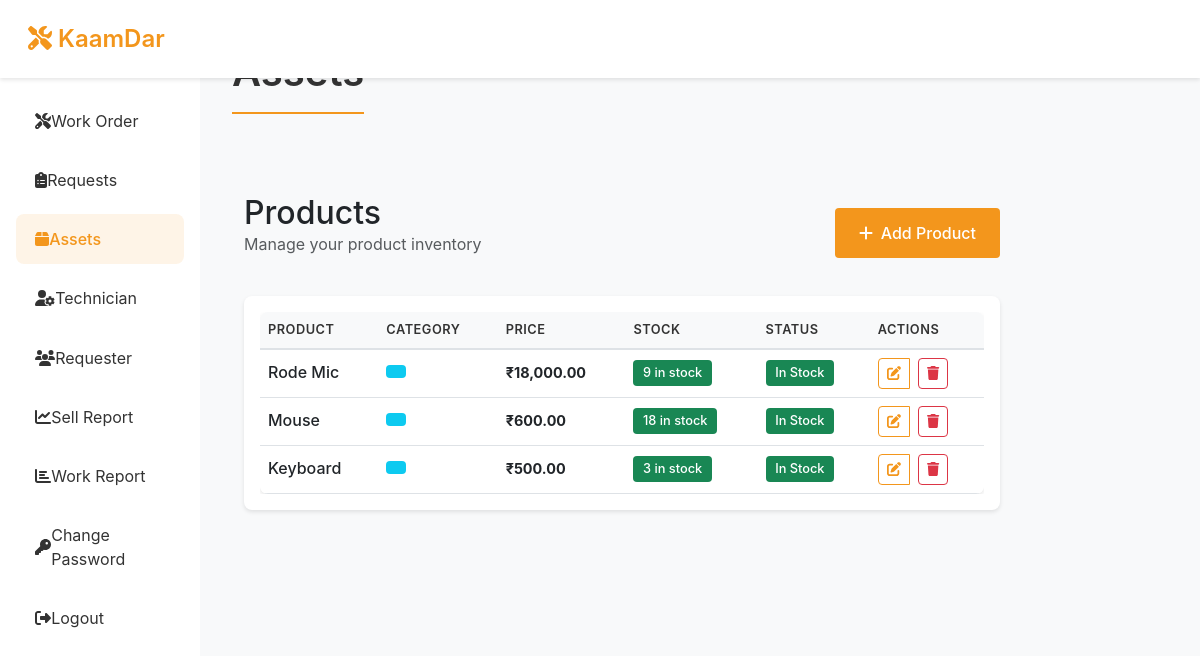
Page /Kaamdar_PHP/Admin/assets.php (signed in) on the committed database.
### tables this page shows
CREATE TABLE `assets_tb` (
  `pid` int(11) NOT NULL,
  `pname` varchar(60) NOT NULL,
  `category_id` int(11) DEFAULT NULL,
  `pdop` date NOT NULL,
  `pava` int(11) NOT NULL,
  `ptotal` int(11) NOT NULL,
  `poriginalcost` int(11) NOT NULL,
  `psellingcost` int(11) NOT NULL,
  `description` text DEFAULT NULL,
  `image_url` varchar(255) DEFAULT NULL,
  `featured` tinyint(1) NOT NULL DEFAULT 0,
  `created_at` timestamp NOT NULL DEFAULT current_timestamp()
);

### Kaamdar_PHP/Admin/assets.php (the view, shortened to what this page needs)
<?php
include('includes/header.php');
include('../dbConnection.php');
$sql = "SELECT a.*, c.category_name
        FROM assets_tb a
        LEFT JOIN product_categories_tb c ON a.category_id = c.category_id
        ORDER BY a.pid DESC";
$result = $conn->query($sql);
?>
<div class="col-sm-9 col-md-10">
    <div class="container-fluid py-4">
        <div class="row mb-4">
            <div class="col-12">
                <div class="d-flex justify-content-between align-items-center">
                    <div>
                        <h2 class="mb-0">Products</h2>
                        <p class="text-muted">Manage your product inventory</p>
                    </div>
                    <a href="addproduct.php" class="btn btn-primary">
                        <i class="fas fa-plus me-2"></i>Add Product
                    </a>
                </div>
            </div>
        </div>
        <?php if($result->num_rows > 0): ?>
            <div class="card">
                <div class="card-body">
                    <div class="table-responsive">
                        <table class="table table-hover">
                            <thead class="table-light">
                                <tr>
                                    <th>Product</th>
                                    <th>Category</th>
                                    <th>Price</th>
                                    <th>Stock</th>
                                    <th>Status</th>
                                    <th>Actions</th>
                                </tr>
                            </thead>
                            <tbody>
                                <?php while($row = $result->fetch_assoc()): ?>
                                <tr>
                                    <td>
                                        <div class="d-flex align-items-center">
                                            <div>
                                                <h6 class="mb-0"><?php echo htmlspecialchars($row['pname']); ?></h6>
                                            </div>
                                        </div>
                                    </td>
                                    <td>
                                        <span class="badge bg-info">
                                        </span>
                                    </td>
                                    <td>
                                        <span class="fw-bold">₹<?php echo number_format($row['psellingcost'], 2); ?></span>
                                    </td>
                                    <td>
                                        <span class="badge bg-success">
                                            <?php echo htmlspecialchars($row['pava']); ?> in stock
                                        </span>
                                    </td>
                                    <td>
                                        <?php
                                        $status_class = $row['pava'] > 0 ? 'bg-success' : 'bg-danger';
                                        $status_text = $row['pava'] > 0 ? 'In Stock' : 'Out of Stock';
                                        ?>
                                        <span class="badge <?php echo $status_class; ?>">
                                            <?php echo $status_text; ?>
                                        </span>
                                    </td>
                                    <td>
                                        <div class="btn-group" role="group">
                                            <a href="editproduct.php?id=<?php echo $row['pid']; ?>"
                                               class="btn btn-sm btn-outline-primary">
                                                <i class="fas fa-edit"></i>
                                            </a>
                                            <form action="" method="POST" class="d-inline">
                                                <button type="submit" class="btn btn-sm btn-outline-danger" name="delete"
                                                        onclick="return confirm('Are you sure you want to delete this product?');">
                                                    <i class="fas fa-trash"></i>
                                                </button>
                                            </form>
                                        </div>
                                    </td>
                                </tr>
                                <?php endwhile; ?>
                            </tbody>
                        </table>
                    </div>
                </div>
            </div>
        <?php else: ?>
            <div class="alert alert-info">
                <i class="fas fa-info-circle"></i> No products found.
            </div>
        <?php endif; ?>
    </div>
</div>
<?php include('includes/footer.php'); ?>

### Kaamdar_PHP/Admin/includes/header.php (style rules this page uses)
:root { --primary-color: #f3961c; --secondary-color: #333; --accent-color: #f3961c; --text-color: #333; --light-bg: #f8f9fa; --dark-bg: #333; }
body { background-color: var(--light-bg); font-family: -apple-system, BlinkMacSystemFont, "Segoe UI", Roboto, Helvetica, Arial, sans-serif; }
.card { border: none; border-radius: 8px; box-shadow: 0 2px 4px rgba(0,0,0,0.1); transition: transform 0.3s ease, box-shadow 0.3s ease; background: white; }
.btn-primary { background: var(--primary-color); border: none; padding: 0.8rem 1.5rem; border-radius: 4px; transition: all 0.3s ease; font-weight: 500; }
.table { background: white; border-radius: 8px; overflow: hidden; box-shadow: 0 2px 4px rgba(0,0,0,0.1); }
.table thead th { background: var(--light-bg); border-bottom: 2px solid #ddd; font-weight: 600; color: var(--text-color); }
.badge { padding: 0.5rem 0.8rem; border-radius: 4px; font-weight: 500; }

### Kaamdar_PHP/Admin/assets.php (style rules this page uses)
:root { --primary-color: #f3961c; --secondary-color: #333; --accent-color: #f3961c; --text-color: #333; --light-bg: #f8f9fa; --dark-bg: #333; }
.card { border: none; border-radius: 8px; box-shadow: 0 2px 4px rgba(0,0,0,0.1); }
.table { margin-bottom: 0; font-size: 0.9rem; }
.table thead th { border-bottom: 2px solid #dee2e6; font-weight: 600; text-transform: uppercase; font-size: 0.8rem; letter-spacing: 0.5px; white-space: nowrap; }
.table td { vertical-align: middle; max-width: 200px; overflow: hidden; text-overflow: ellipsis; white-space: nowrap; }
.badge { padding: 0.5em 0.75em; font-weight: 500; font-size: 0.8rem; }
.btn-group { gap: 0.5rem; }
.btn-sm { padding: 0.25rem 0.5rem; font-size: 0.875rem; }
.btn-outline-primary { color: var(--primary-color); border-color: var(--primary-color); }

### rows in the picture
assets_tb: pname "Rode Mic", psellingcost "18,000.00", pava "9", pava "In Stock"
assets_tb: pname "Mouse", psellingcost "600.00", pava "18", pava "In Stock"
assets_tb: pname "Keyboard", psellingcost "500.00", pava "3", pava "In Stock"
